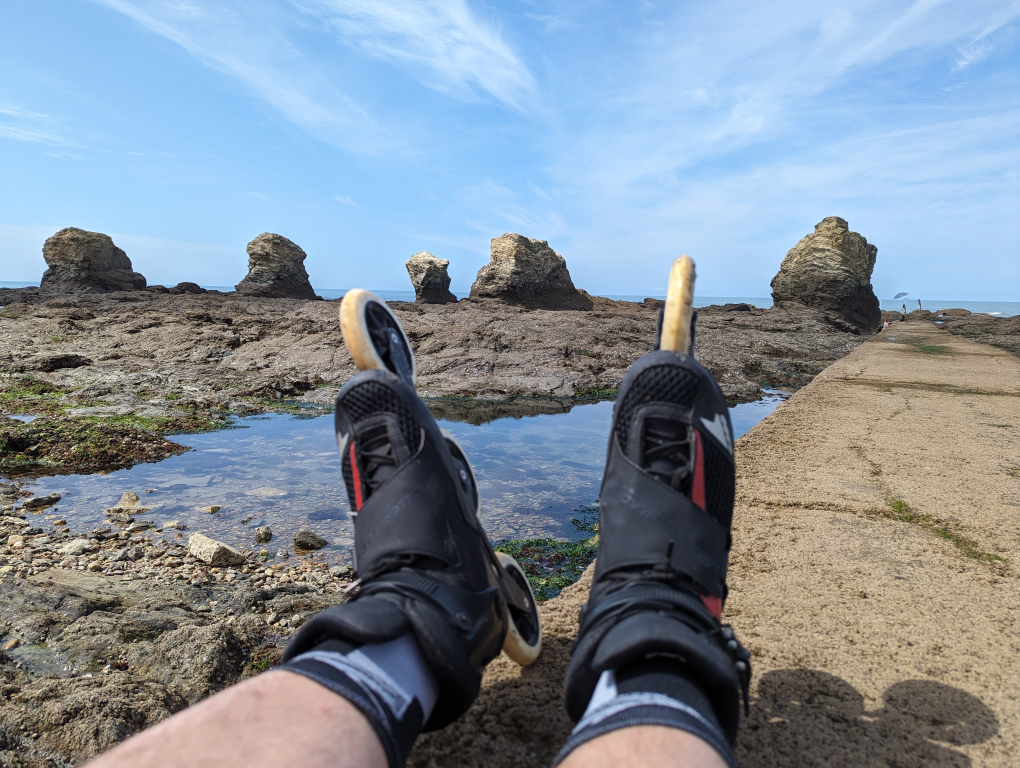
#> input picture tests/fixtures/photos/sample_exif_gps.jpg, 4080 x 3072 px (shown at 1/4 size); its folder holds only this picture in this run
$ python -i scanner.py   (imports and definitions only)
#> lines starting #> are read from the running program, lines starting #| are printed output that depends on the picture
"""
FR: Scrutateur de dossiers Picasa et moteur d'auto-indexation (AVytDirScannerWindows / CScanner).
Analyse les répertoires surveillés, détecte les fichiers médias nouveaux ou modifiés, extrait les dates
et dimensions EXIF, génère les miniatures JPEG (256x256) et met à jour thumbindex.db et thumbs_0.db.

EN: Picasa Directory Scanner & Auto-Indexing Engine (AVytDirScannerWindows / CScanner).
Scans watched directories, detects new or modified media files, extracts EXIF
dates & dimensions, generates high-quality JPEG thumbnails (256x256), and appends
records to thumbindex.db and thumbs_0.db.

Ref: picasa3.exe @ 0x00415790 (AVytDirScannerWindows)
Ref: picasa3.exe @ 0x004F54B0 (SaveThumbIndex / add_media_record)
Ref: picasa3.exe @ 0x006B75F0 (CBlockFile::WriteEntry / add_thumbnail)
Ref: picasa3.exe @ albumdata_date.pmp (OLE Automation Date)
"""

from __future__ import annotations
import contextlib
import ctypes
import hashlib
import io
import math
import os
import re
import struct
import sys
import threading
import time
from datetime import datetime, timedelta
from pathlib import Path
from typing import Dict, Iterator, List, Optional, Set, Tuple, Union

# [3 lines not run here, left out]

_STDERR_LOCK = threading.Lock()
_DEVNULL_FD: Optional[int] = None


# [33 lines left out: function _suppress_c_stderr, not called in this run]

from PIL import Image, ImageOps, ExifTags
from PySide6.QtCore import QThread, Signal

Image.MAX_IMAGE_PIXELS = None

from picasa_py.db.database import PicasaDatabase
from picasa_py.db.thumbindex import ThumbIndexRecord


# [65 lines left out: functions set_current_thread_background_priority, compute_originfast_hash, not called in this run]


# Ref: picasa3.exe @ 0x00D33418 (table d'extensions LookupExtensionType @ 0x00A4C140, type 18 = 0x12)
RAW_EXTENSIONS = {
    ".raw", ".crw", ".cr2", ".nef", ".orf", ".dcr", ".mrw", ".pef", ".raf",
    ".srf", ".dng", ".kdc", ".sr2", ".arw", ".3fr", ".rw2", ".nrw", ".rdc",
    ".mos", ".erf", ".qtk", ".mdc", ".mef", ".k25", ".dc2", ".x3f", ".srw",
}

VIDEO_EXTENSIONS = {
    ".avi", ".wmv", ".asf", ".mpg", ".mpeg", ".mpe", ".m1v", ".m2v",
    ".mp4", ".m4v", ".mov", ".3gp", ".3g2", ".mkv", ".flv", ".webm"
}

IMAGE_EXTENSIONS = {
    ".jpg", ".jpeg", ".jpe", ".png", ".bmp", ".gif",
    ".tif", ".tiff", ".webp", ".psd",
} | RAW_EXTENSIONS

SUPPORTED_EXTENSIONS = IMAGE_EXTENSIONS | VIDEO_EXTENSIONS

# Ref: picasa3.exe @ 0x00D33418 (LookupExtensionType @ 0x00A4C140, RegisterExtensions @ 0x004FADB0)
EXTENSION_TYPE_MAP = {
    ".jpg": 2,
    ".jpeg": 2,
    ".jpe": 2,
    ".bmp": 6,
    ".psd": 7,
    ".tif": 13,
    ".tiff": 13,
    # FR: Formats RAW appareil photo / EN: Camera RAW formats (type 18 = 0x12, Ref: 0x00D33418, 0x00412826, 0x00434FB0)
    **{ext: 18 for ext in RAW_EXTENSIONS},
    ".webp": 31,
    ".png": 31,
    ".gif": 31,
    # FR: Formats vidéos Picasa 3 / EN: Picasa 3 video formats (Ref: SupportMovies, SupportQuicktime, DirEntry.IsMovie)
    ".avi": 0x20,
    ".wmv": 0x20,
    ".asf": 0x20,
    ".mpg": 0x20,
    ".mpeg": 0x20,
    ".mpe": 0x20,
    ".m1v": 0x20,
    ".m2v": 0x20,
    ".mp4": 0x20,
    ".m4v": 0x20,
    ".mov": 0x20,
    ".3gp": 0x20,
    ".3g2": 0x20,
    ".mkv": 0x20,
    ".flv": 0x20,
    ".webm": 0x20,
}

OLE_BASE_DATETIME = datetime(1899, 12, 30)


def datetime_to_ole(dt: datetime) -> float:
    """
    FR: Convertit un objet datetime en date OLE Automation (jours depuis le 30/12/1899).
    EN: Converts a datetime object to an OLE Automation date (days since 1899-12-30).
    """
    delta = dt - OLE_BASE_DATETIME
    return delta.days + (delta.seconds + delta.microseconds / 1e6) / 86400.0


_FILETIME_EPOCH_OFFSET = 116444736000000000


# [17 lines left out: function file_filetimes, not called in this run]


_WORDHASH_SPLIT_RE = re.compile(r"[\x00-\x2f\x3a-\x40\x5b-\x60\x7b-\x7f]+")
# Ref: picasa3.exe @ 0x00987DA0 (bitmap 0xD30BD0 : ':' 0x3A est conservé comme caractère de mot)
_INDEXER_TEXT_SPLIT_RE = re.compile(r"[\x00-\x2f\x3b-\x40\x5b-\x60\x7b-\x7f]+")


# [13 lines left out: function tokenize_indexer_text, not called in this run]


_COLOR_BUCKET_TOKENS: Tuple[str, ...] = (
    "color:red",
    "color:orange",
    "color:yellow",
    "color:green",
    "color:blue",
    "color:purple",
    "color:pink",
)


# [347 lines left out: functions classify_image_color_tokens, wordhash_tokens_for_media, compute_thumbnail_avgcolor, detect_media_type, extract_video_metadata_and_thumb, not called in this run]


def extract_media_metadata_and_thumb(
    file_path: str, max_thumb_size: int = 144
) -> Optional[Tuple[bytes, int, int, float]]:
    """
    FR: Extrait les métadonnées et la miniature appropriée selon le type de média (image ou vidéo).
    EN: Extracts metadata and the appropriate thumbnail depending on media type (image or video).
    Ref: picasa3.exe @ 0x00424CA0 (thumbs=144px, thumbs2=72px, bigthumbs=288px, quality=90)
    """
    ext = os.path.splitext(file_path)[1].lower()
    if ext in VIDEO_EXTENSIONS:
        return extract_video_metadata_and_thumb(file_path, max_thumb_size)
    return extract_image_metadata_and_thumb(file_path, max_thumb_size)


class _MediaMetadataResult(tuple):
    """
    FR: Nuplet `(jpeg_bytes, width, height, ole_date)` supportant également l'accès par clé dictionnaire
    (`meta["lat"]`, `meta["lon"]`, `meta.get("lat")`) pour les coordonnées GPS EXIF et `bigthumb_bytes`.
    EN: Tuple `(jpeg_bytes, width, height, ole_date)` also supporting dictionary key access
    (`meta["lat"]`, `meta["lon"]`, `meta.get("lat")`) for EXIF GPS coordinates and `bigthumb_bytes`.
    """

    def __new__(
        cls,
        jpeg_bytes: bytes,
        width: int,
        height: int,
        ole_date: float,
        lat: Optional[float] = None,
        lon: Optional[float] = None,
        thumb2_bytes: Optional[bytes] = None,
        bigthumb_bytes: Optional[bytes] = None,
    ):
        obj = super().__new__(cls, (jpeg_bytes, width, height, ole_date))
        obj.lat = lat
        obj.lon = lon
        obj.thumb2_bytes = thumb2_bytes
        obj.bigthumb_bytes = bigthumb_bytes
        obj._extra = {
            "thumb": jpeg_bytes,
            "jpeg_bytes": jpeg_bytes,
            "thumb2_bytes": thumb2_bytes,
            "bigthumb_bytes": bigthumb_bytes,
            "width": width,
            "height": height,
            "date": ole_date,
            "ole_date": ole_date,
            "lat": lat,
            "lon": lon,
        }
        return obj

    def __getitem__(self, key):
        if isinstance(key, str):
            return self._extra[key]
        return super().__getitem__(key)

    # [4 lines left out: function __contains__, not called in this run]

    def get(self, key: str, default=None):
        val = self._extra.get(key, default)
        return default if val is None else val


def _DMS_to_degrees(val) -> Optional[float]:
    """
    FR: Convertit un triplet EXIF `(degrés, minutes, secondes)` en degrés décimaux flottants.
    EN: Converts an EXIF `(degrees, minutes, seconds)` triplet into float decimal degrees.
    """
    try:
        def _to_float(x) -> float:
            if isinstance(x, tuple) and len(x) == 2:
                return float(x[0]) / float(x[1]) if x[1] else 0.0
            return float(x)

        deg = _to_float(val[0])
        minutes = _to_float(val[1]) if len(val) > 1 else 0.0
        seconds = _to_float(val[2]) if len(val) > 2 else 0.0
        return deg + (minutes / 60.0) + (seconds / 3600.0)
    except Exception:
        return None


def _extract_exif_gps(raw_img: Image.Image, exif_data) -> Tuple[Optional[float], Optional[float]]:
    """
    FR: Extrait les coordonnées GPS EXIF (IFD `0x8825`) en degrés décimaux signés `(lat, lon)`.
    EN: Extracts EXIF GPS coordinates (IFD `0x8825`) as signed decimal degrees `(lat, lon)`.
    Ref: picasa3.exe @ imagedata_lat.pmp, imagedata_long.pmp
    """
    gps_ifd = None
    try:
        if exif_data is not None and hasattr(exif_data, "get_ifd"):
            gps_ifd = exif_data.get_ifd(0x8825)
    except Exception:
        gps_ifd = None
    if not gps_ifd and exif_data is not None:
        cand = exif_data.get(0x8825)
        if isinstance(cand, dict):
            gps_ifd = cand
    if not gps_ifd and hasattr(raw_img, "_getexif"):
        try:
            raw_exif = raw_img._getexif()
            if isinstance(raw_exif, dict) and isinstance(raw_exif.get(0x8825), dict):
                gps_ifd = raw_exif.get(0x8825)
        except Exception:
            pass
    if not gps_ifd or not isinstance(gps_ifd, dict):
        return None, None

    lat_val = gps_ifd.get(2)
    lon_val = gps_ifd.get(4)
    if lat_val is None or lon_val is None:
        return None, None

    lat = _DMS_to_degrees(lat_val)
    lon = _DMS_to_degrees(lon_val)
    if lat is None or lon is None:
        return None, None

    lat_ref = gps_ifd.get(1, "N")
    lon_ref = gps_ifd.get(3, "E")
    if isinstance(lat_ref, bytes):
        lat_ref = lat_ref.decode("ascii", errors="ignore")
    if isinstance(lon_ref, bytes):
        lon_ref = lon_ref.decode("ascii", errors="ignore")
    if str(lat_ref).strip().upper().startswith("S"):
        lat = -abs(lat)
    if str(lon_ref).strip().upper().startswith("W"):
        lon = -abs(lon)
    return lat, lon


def _scale_box_dimensions(sw: int, sh: int, target: int) -> Tuple[int, int]:
    """
    FR: Calcule les dimensions `(nw, nh)` d'une boîte englobante `target x target` selon la formule
    FPU exacte de `FUN_009b4aa0` (`0x009B4AA0`, appelée par `0x00A405A0` en `0x00A4060A` et par
    `0x00425210` en `0x004257B7` lors de `0x00424CA0`) :
      1. `scale = min((target + 0.499) / sw, (target + 0.499) / sh)` (constante `0.499` @ `0x00CF4160`)
      2. Conversion `float32` de `sw * scale + 1e-5` et `sh * scale + 1e-5` (constante `1e-5` @ `0x00CF41E0`,
         `fstp dword ptr` + `fld dword ptr` en `0x009B4B19..0x009B4B37`)
      3. Arrondi FPU au plus proche (`fistp dword ptr`, round-to-even).
    Vérifié sur `db3` : `99.98 %` (`4391 / 4392`) de correspondance exacte sur `thumbs2`.
    EN: Computes bounding-box dimensions `(nw, nh)` inside `target x target` using the exact FPU
    formula of `FUN_009b4aa0` (`0x009B4AA0`).
    Ref: picasa3.exe @ 0x009B4AA0, 0x00A405A0, 0x00424CA0, 0x00425210 (0x00CF4160 = 0.499, 0x00CF41E0 = 1e-5)
    """
    if sw <= 0 or sh <= 0 or target <= 0:
        return max(1, sw), max(1, sh)
    t_bias = float(target) + 0.499
    scale = min(t_bias / float(sw), t_bias / float(sh))
    fw = struct.unpack("<f", struct.pack("<f", float(sw) * scale + 1e-5))[0]
    fh = struct.unpack("<f", struct.pack("<f", float(sh) * scale + 1e-5))[0]
    return max(1, int(round(fw))), max(1, int(round(fh)))


def _fit_long_side(img: Image.Image, target: int, src_size: Optional[Tuple[int, int]] = None) -> Image.Image:
    """
    FR: Redimensionne l'image dans une boîte `target x target` selon `FUN_009b4aa0` (`0x009B4AA0`)
    appelée par `0x00A405A0` dans `0x00424CA0` (`288 -> 144 -> 72`).
    EN: Resizes the image into a `target x target` bounding box matching `FUN_009b4aa0` (`0x009B4AA0`)
    called by `0x00A405A0` in `0x00424CA0` (`288 -> 144 -> 72`).
    Ref: picasa3.exe @ 0x009B4AA0, 0x00A405A0, 0x00424CA0, 0x00425210
    """
    w, h = img.size
    if w <= 0 or h <= 0:
        return img.copy()
    sw, sh = src_size if (src_size and src_size[0] > 0 and src_size[1] > 0) else (w, h)
    nw, nh = _scale_box_dimensions(sw, sh, target)
    if (nw, nh) == (w, h):
        return img.copy()
    return img.resize((nw, nh), Image.Resampling.BILINEAR)


# [201 lines left out: function _extract_tiff_raw_metadata_and_preview, not called in this run]


def extract_image_metadata_and_thumb(
    file_path: str, max_thumb_size: int = 144
) -> Optional[Tuple[bytes, int, int, float]]:
    """
    FR: Ouvre l'image, oriente selon l'EXIF, extrait les dimensions et coordonnées GPS,
    calcule la date OLE, et génère le buffer JPEG de la vignette (144px max, qualité 90,
    ainsi que la vignette `thumbs2` 72px max, qualité 90).
    Pour les fichiers RAW (`.pef`, `.cr2`, `.nef`, `.arw`, `.dng`, etc.), extrait les dimensions
    capteur exactes et l'aperçu JPEG intégré conformément à `dcraw::parse_tiff_ifd` (`0x008BD740`)
    et `dcraw::identify` (`0x008C925E..0x008C93C8`).
    EN: Opens the image, applies EXIF orientation, extracts dimensions and GPS coordinates,
    computes the OLE date, and generates the thumbnail JPEG buffer (144px max, quality 90,
    along with the `thumbs2` 72px max, quality 90 thumbnail).
    Ref: picasa3.exe @ 0x00424CA0 (thumbs=144px, thumbs2=72px, quality=90), 0x009B4AA0, 0x008BD740, 0x008C92E8
    """
#> called with max_thumb_size = 144
    ext_low = os.path.splitext(file_path)[1].lower()
    raw_info = _extract_tiff_raw_metadata_and_preview(file_path) if ext_low in RAW_EXTENSIONS else None

    try:
        if raw_info is not None and raw_info[4] is not None:
            raw_w, raw_h, exif_orient, ole_date, preview_bytes = raw_info
            gps_lat, gps_lon = None, None
            with Image.open(io.BytesIO(preview_bytes)) as prev_img:
                prev_img.load()
                if exif_orient in (5, 6, 7, 8):
                    orig_w, orig_h = raw_h, raw_w
                else:
                    orig_w, orig_h = raw_w, raw_h

                # Ref: libtiff @ picasa3.exe — rejette les TIFF malformés dépourvus de StripByteCounts (279) et TileByteCounts (325)
                if raw_info is None and getattr(raw_img, "format", None) == "TIFF":
                    tag_v2 = getattr(raw_img, "tag_v2", None)
                    if tag_v2 is not None and 279 not in tag_v2 and 325 not in tag_v2:
                        return None

                # Ref: PSD loader @ picasa3.exe — rejette les fichiers PSD dépassant 8192 px de côté
                if ext_low == ".psd" and (orig_w > 8192 or orig_h > 8192):
                    return None

                # Ref: picasa3.exe @ 0x009B4AA0, 0x00424CA0 — rejette les images dégénérées dont la miniature 72px a une dimension nulle (<= 0)
                if orig_w <= 0 or orig_h <= 0 or int((min(orig_w, orig_h) * 72.0) / max(orig_w, orig_h) + 0.499) <= 0:
                    return None
                img = prev_img.copy()
                if exif_orient != 1 and img.width >= img.height and orig_w < orig_h:
                    if exif_orient == 6:
                        img = img.transpose(Image.Transpose.ROTATE_270)
                    elif exif_orient == 8:
                        img = img.transpose(Image.Transpose.ROTATE_90)
                elif exif_orient == 3:
                    img = img.transpose(Image.Transpose.ROTATE_180)
        else:
            with Image.open(file_path) as raw_img:
#> raw_img is the input picture: PIL image 4080x3072 RGB; mean R, G, B 130.6, 142.3, 154.1
                exif_data = raw_img.getexif()
                gps_lat, gps_lon = _extract_exif_gps(raw_img, exif_data)
#> gps_lat = 46.71; gps_lon = -1.98

                # 1. FR: Dimensions réelles (avec orientation EXIF 0x0112) extraites avant tout draft()
                #    EN: True pixel dimensions (accounting for EXIF Orientation 0x0112) extracted before draft()
                if raw_info is not None:
                    raw_w, raw_h, exif_orient, ole_date, _ = raw_info
                else:
                    raw_w, raw_h = raw_img.size
                    exif_orient = exif_data.get(0x0112, 1) if exif_data else 1
#> exif_orient = 1
                if exif_orient in (5, 6, 7, 8):
                    orig_w, orig_h = raw_h, raw_w
                else:
                    orig_w, orig_h = raw_w, raw_h

                # Ref: libtiff @ picasa3.exe — rejette les TIFF malformés dépourvus de StripByteCounts (279) et TileByteCounts (325)
                if raw_info is None and getattr(raw_img, "format", None) == "TIFF":
                    tag_v2 = getattr(raw_img, "tag_v2", None)
                    if tag_v2 is not None and 279 not in tag_v2 and 325 not in tag_v2:
                        return None

                # Ref: PSD loader @ picasa3.exe — rejette les fichiers PSD dépassant 8192 px de côté
                if ext_low == ".psd" and (orig_w > 8192 or orig_h > 8192):
                    return None

                # Ref: picasa3.exe @ 0x009B4AA0, 0x00424CA0 — rejette les images dégénérées dont la miniature 72px a une dimension nulle (<= 0)
                if orig_w <= 0 or orig_h <= 0 or int((min(orig_w, orig_h) * 72.0) / max(orig_w, orig_h) + 0.499) <= 0:
                    return None

                # 2. FR: Extraction de la date (EXIF DateTimeOriginal ou date fichier)
                #    EN: Date extraction (EXIF DateTimeOriginal or file modification time)
                if raw_info is None:
                    ole_date = 0.0
                    date_found = False

                    if exif_data:
                        # 0x9003 = DateTimeOriginal, 0x0132 = DateTime
                        for tag_id in (0x9003, 0x0132):
                            date_str = exif_data.get(tag_id)
                            if date_str and isinstance(date_str, str):
                                try:
                                    # Format standard EXIF : 'YYYY:MM:DD HH:MM:SS'
                                    dt = datetime.strptime(date_str.strip()[:19], "%Y:%m:%d %H:%M:%S")
                                    ole_date = datetime_to_ole(dt)
                                    date_found = True
                                    break
                                except Exception:
                                    pass
#> this loop made 2 passes
#> (date_str, ole_date) on pass 2: ('2023:07:20 13:20:17', 45127.6)

                    if not date_found:
                        try:
                            mtime = os.path.getmtime(file_path)
                            dt = datetime.fromtimestamp(mtime)
                            ole_date = datetime_to_ole(dt)
                        except Exception:
                            ole_date = 0.0

                # 3. FR: Décodage DCT sous-échantillonné (libjpeg draft 1/2, 1/4, 1/8) pour les grands JPEG
                #    EN: Subsampled DCT decoding (libjpeg draft 1/2, 1/4, 1/8) for large JPEGs
                draft_target = max(max_thumb_size * 2, 288)
                if getattr(raw_img, "format", None) == "JPEG" and (raw_w > draft_target * 2 or raw_h > draft_target * 2):
                    try:
                        raw_img.draft("RGB", (draft_target, draft_target))
                    except Exception:
                        pass

                # 4. FR: Orientation automatique selon les balises EXIF et conversion propre de la transparence
                #    EN: Automatic EXIF orientation and clean transparency conversion
                if raw_img.mode in ("P", "PA") or "transparency" in raw_img.info:
                    raw_img = raw_img.convert("RGBA")
                try:
                    img = ImageOps.exif_transpose(raw_img)
                except Exception:
                    img = raw_img.copy()
                if img is raw_img:
                    img = raw_img.copy()

        # 5. FR: Cascade de miniatures conforme à 0x00424CA0 -> 0x00A405A0 -> 0x009B4AA0 :
        #        bigthumbs (288px max, q=90) -> thumbs (144px, q=90) -> thumbs2 (72px, q=90)
        #    EN: Thumbnail cascade matching 0x00424CA0 -> 0x00A405A0 -> 0x009B4AA0:
        #        bigthumbs (288px max, q=90) -> thumbs (144px, q=90) -> thumbs2 (72px, q=90)
        bt_max = max(288, max_thumb_size)
        if max(orig_w, orig_h) > bt_max:
            bt_img = _fit_long_side(img, bt_max, (orig_w, orig_h))
#> in _fit_long_side, `return img.resize((nw, nh), Image.Resampling.BILINEAR)`:
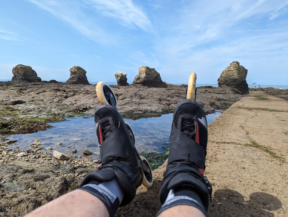
#> returned value: PIL image 288x217 RGB; mean R, G, B 130.6, 142.3, 154.1
        else:
            bt_img = img.copy()
        if bt_img.mode in ("RGBA", "LA"):
            bg = Image.new("RGB", bt_img.size, (255, 255, 255))
            bg.paste(bt_img, mask=bt_img.split()[3])
            bt_img = bg
        elif bt_img.mode != "RGB":
            bt_img = bt_img.convert("RGB")

        buf_bt = io.BytesIO()
        bt_img.save(buf_bt, format="JPEG", quality=90)
        bigthumb_bytes = buf_bt.getvalue()

        thumb_img = _fit_long_side(bt_img, max_thumb_size, bt_img.size)
#> call 2 of _fit_long_side, with target = 144, src_size = (288, 217)
#> in _fit_long_side (call 2), `return img.resize((nw, nh), Image.Resampling.BILINEAR)`:
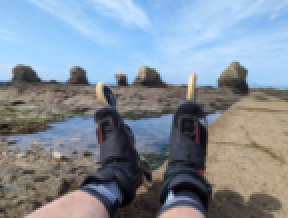
#> returned value: PIL image 144x109 RGB (shown 2 times larger); mean R, G, B 130.7, 142.4, 154.1
        buf = io.BytesIO()
        thumb_img.save(buf, format="JPEG", quality=90)
        jpeg_bytes = buf.getvalue()

        t2_img = _fit_long_side(thumb_img, 72, thumb_img.size)
#> (the rest of the program and of its run is left out)
